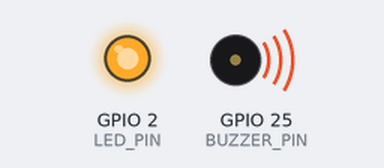
This sketch was run on a simulated ESP32. On the bench: output pins drawn as LEDs (lit = HIGH), buzzer (waves = sounding). What the sketch prints to the serial monitor is not drawn.

Above: at 0.15 s.
At 6.3 s:
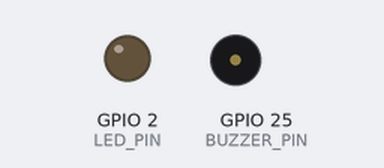
Timing chart, 0 to 7.8 s (numbered marks = the images above):
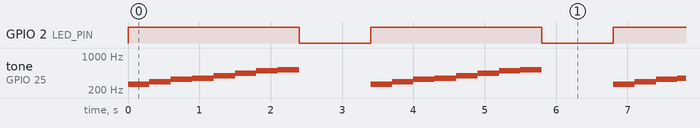

The sketch:

01_Test.ino
```cpp
/*
 * 01_Test — étape 1 : vérifier les branchements (buzzer + LED seuls).
 * Pas de lecteur à ce stade. Si tu entends la mélodie et vois la LED
 * clignoter, les branchements sont bons.
 *
 * (Plan B : ce dossier ne sert QUE si les kits ESP32 arrivent à temps.
 *  La machine principale de l'atelier est 01_Test_Nano.)
 *
 * Carte visée : devkit ESP32 (USB-C + pont USB, cœur ESP32 3.x requis).
 * Branchement : buzzer S → GPIO 25, milieu → 3.3V, − → GND
 *               LED : GPIO 2 → résistance 200-350 ohm (ex : 220 ou 330) → LED → GND
 *
 * IDE : Tools → Board → « ESP32 Dev Module » + le port COM.
 * (Le cœur ESP32 3.x apporte la fonction ledcAttach.)
 */

#define BUZZER_PIN 25
#define LED_PIN    2

const int GAMME[] = {262, 294, 330, 349, 393, 440, 494, 523};  // DO RE MI FA SOL LA SI DO+

void setup() {
  Serial.begin(115200);
  pinMode(LED_PIN, OUTPUT);
  ledcAttach(BUZZER_PIN, 440, 8);      // le buzzer branché « en musique »

  Serial.println(F("Test du buzzer et de la LED..."));
}

void loop() {
  for (int i = 0; i < 8; i++) {
    digitalWrite(LED_PIN, HIGH);
    ledcWriteTone(BUZZER_PIN, GAMME[i]);   // le buzzer vibre a la frequence de la note
    delay(300);
  }
  ledcWriteTone(BUZZER_PIN, 0);        // le silence
  digitalWrite(LED_PIN, LOW);
  delay(1000);
}
```

Measured:
- by itself, GPIO 2 (LED_PIN): alternates HIGH for 2.4 s and LOW for 1.0 s
- by itself, tone on GPIO 25 (BUZZER_PIN): repeats every 3.4 s: 294 Hz 0.30 s, 330 Hz 0.30 s, 349 Hz 0.30 s, 393 Hz 0.30 s, 440 Hz 0.30 s, 494 Hz 0.30 s, 523 Hz 0.30 s, silent 1.0 s, 262 Hz 0.30 s
